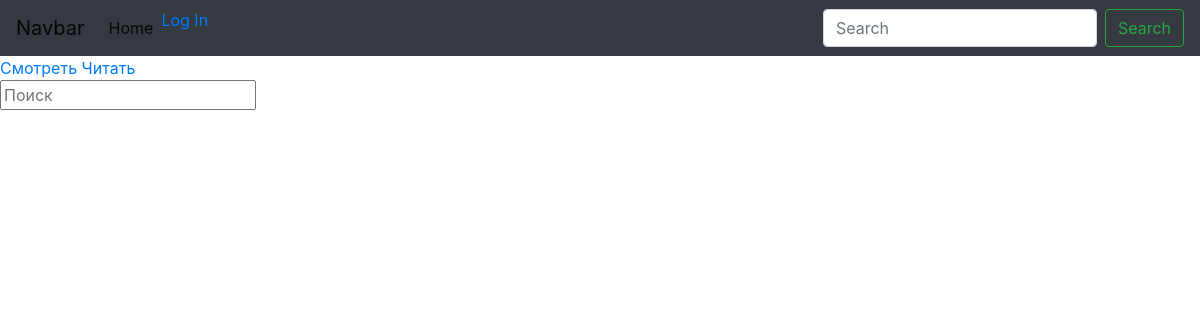
Page /obrazovanie/ on the earlier database version.
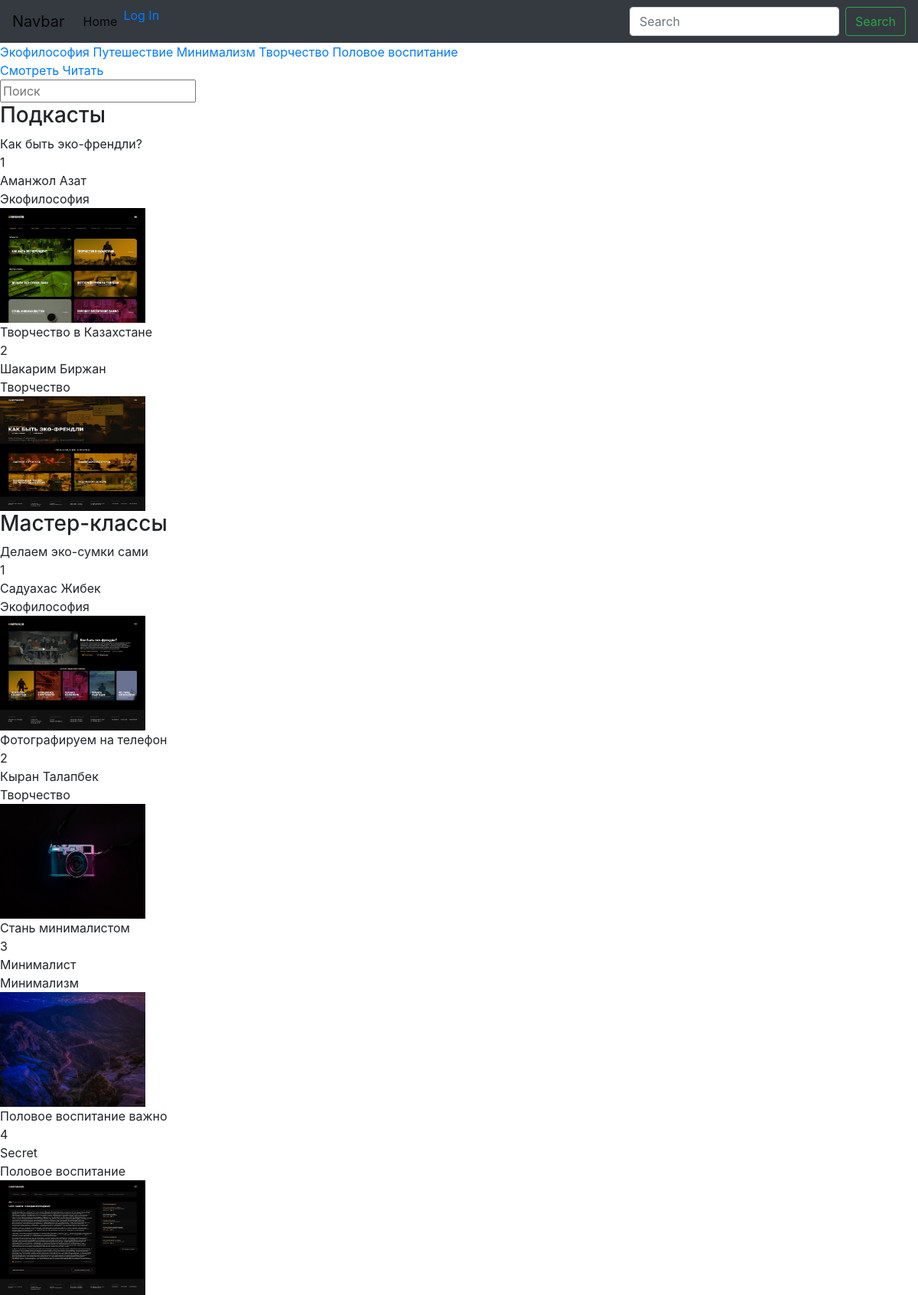
Same page on the later database version.
### Obrazovanie/models.py (models this page shows, shortened)
class Genre(models.Model):
    name = models.CharField(max_length=120)
    slug = models.SlugField(blank=True, unique=True)
    def __str__(self):
        return str(self.name)

class Type(models.Model):
    name = models.CharField(max_length=120)
    slug = models.SlugField(blank=True, unique=True)

class Item(models.Model):
    type = models.ForeignKey(Type, on_delete=models.CASCADE, blank=True, null=True)
    format = models.ForeignKey(Format, on_delete=models.CASCADE, blank=True, null=True)
    name = models.CharField(max_length=120)
    number_of_item = models.IntegerField()
    guest = models.CharField(max_length=120, default='Secret')
    image = models.ImageField(blank=True, upload_to='item-image')
    genre = models.ForeignKey(Genre, on_delete=models.CASCADE, blank=True, null=True)
    video = models.FileField(upload_to='item-videos', default='Please upload video')
    description_video = models.TextField(blank=True, null=True)
    created_date = models.DateTimeField(default=timezone.now)
    leading = models.CharField(max_length=120, blank=True)

### Obrazovanie/views.py (the view)
# urls.py: path('obrazovanie/', show_item, name='obrazovanie_url'),
def show_item(request):
    type = Type.objects.all()
    item = Item.objects.all()
    genre = Genre.objects.all()
    context = {
        'type': type,
        'item': item,
        'genre': genre
    }
    return render(request, 'obrazovanie/obrazovanie.html', context)

### Obrazovanie/templates/obrazovanie/obrazovanie.html (shortened to what this page needs)
{% extends 'base.html' %}
{% block subtitle %}
  {% for genre in genre %}
    <a href="{% url 'genre_detail_url' slug=genre.slug %}">{{ genre.name }}</a>
  {% endfor %}
  <div class="">
    <a href="{% url 'obrazovanie_url' %}">Смотреть</a>
    <a href="{% url 'all_reports_url' %}">Читать</a>
  </div>
{% endblock %}
{% block content %}
<div class="res-search">
  <input id="search" type="searh" class="search-food" name="search-food" placeholder="Поиск">
</div>
  {% for type in type %}
    <h3>{{ type.name }}</h3>
    {% for item in type.item_set.all %}
      <div class="">
      {{ item.name }}
      <div class="">
        {{ item.number_of_item }}
      </div>
      <div class="">
        {{ item.guest }}
      </div>
      <div class="">
        {{ item.genre }}
      </div>
      <div class="">
        <a href="{% url 'item_detail_url' id=item.id %}">
          <img style="width: 190px; height: 150px;" src="{{ item.image.url }}" alt="">
        </a>
      </div>
    </div>
    {% endfor %}
  {% endfor %}
{% endblock %}

### templates/base.html (shortened to what this page needs)
{% load static %}
<!DOCTYPE html>
<html>
<head>
	<link rel="stylesheet" href="https://stackpath.bootstrapcdn.com/bootstrap/4.5.0/css/bootstrap.min.css">
</head>
<body>
		<nav class="navbar navbar-expand-lg navbar-light bg-dark">
			<a class="navbar-brand" href="#">Navbar</a>
			<div class="collapse navbar-collapse" id="navbarSupportedContent">
					<ul class="navbar-nav mr-auto">
					<li class="nav-item active">
					<a class="nav-link" href="{% url 'index_urls' %}">Home <span class="sr-only">(current)</span></a>
					</li>
					{% if user.is_authenticated %}
						<li class="nav-item">
						<a class="nav-link" href="{% url 'profile_url' %}">Profile</a>
						</li>
					{% else %}
						<a href="{% url 'login_url' %}">Log In</a>
					{% endif %}
					</ul>
				<form class="form-inline my-2 my-lg-0">
				<input class="form-control mr-sm-2" type="search" placeholder="Search" aria-label="Search">
				<button class="btn btn-outline-success my-2 my-sm-0" type="submit">Search</button>
				</form>
			</div>
		</nav>
	{% block subtitle %}
	{% endblock %}
	{% block content %}
	{% endblock %}
</body>
</html>

Differences in the rows shown:
added Genre: name "Экофилософия"
added Genre: name "Путешествие"
added Genre: name "Минимализм"
added Genre: name "Творчество"
added Genre: name "Половое воспитание"
added Type: name "Подкасты"
added Item: name "Как быть эко-френдли?", number_of_item "1", guest "Аманжол Азат", genre "Экофилософия", image (picture), shown under "Подкасты"
added Item: name "Творчество в Казахстане", number_of_item "2", guest "Шакарим Биржан", genre "Творчество", image (picture), shown under "Подкасты"
added Type: name "Мастер-классы"
added Item: name "Делаем эко-сумки сами", number_of_item "1", guest "Садуахас Жибек", genre "Экофилософия", image (picture), shown under "Мастер-классы"
added Item: name "Фотографируем на телефон", number_of_item "2", guest "Кыран Талапбек", genre "Творчество", image (picture), shown under "Мастер-классы"
added Item: name "Стань минималистом", number_of_item "3", guest "Минималист", genre "Минимализм", image (picture), shown under "Мастер-классы"
added Item: name "Половое воспитание важно", number_of_item "4", guest "Secret", genre "Половое воспитание", image (picture), shown under "Мастер-классы"
